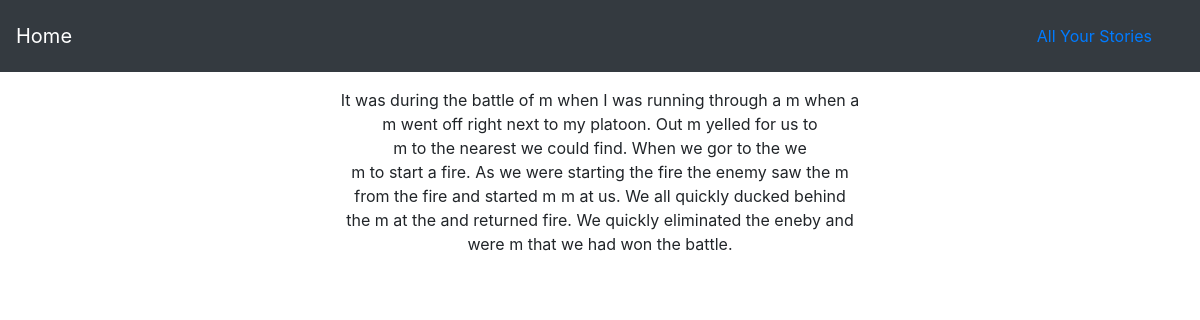
Screenshot of /story_war/7 with the database file from the repository.
### story_time/models.py (models this page shows)
class StoryWar(models.Model):
    story_name = models.CharField(max_length=200)
    noun1 = models.CharField(max_length=200)
    noun2 = models.CharField(max_length=200)
    noun3 = models.CharField(max_length=200)
    occupation = models.CharField(max_length=200)
    verb = models.CharField(max_length=200)
    place = models.CharField(max_length=200)
    verb2 = models.CharField(max_length=200)
    noun4 = models.CharField(max_length=200)
    verb3 = models.CharField(max_length=200)
    noun5 = models.CharField(max_length=200)
    noun6 = models.CharField(max_length=200)
    emotion = models.CharField(max_length=200)

### story_time/views.py (the view)
# urls.py: path('story_war/<int:item_id>', views.story_war, name='story_war'),
def story_war(request, item_id):
    item = StoryWar.objects.get(pk=item_id)
    context = {'item': item}
    return render(request, 'story_time/story_war.html', context)

### story_time/templates/story_time/story_war.html
{% extends 'story_time/base.html' %}
{% block body %}
<div class="container mt-3">
  <p class="text-center">It was during the battle of {{ item.noun1 }} when I was running through a {{ item.noun2 }}
    when a<br>
    {{ item.noun3 }} went off right next to my platoon. Out {{ item.occupation }} yelled for us to<br>
    {{ item.verb }} to the nearest {{ item.place }} we could find. When we gor to the {{ item.place }} we <br>
    {{ item.verb2 }} to start a fire. As we were starting the fire the enemy saw the {{ item.noun4 }}<br>
    from the fire and started {{ item.verb3 }} {{ item.noun5 }} at us. We all quickly ducked behind<br>
    the {{ item.noun6 }} at the {{ item.place }} and returned fire. We quickly eliminated the eneby and<br>
    were {{ item.emotion }} that we had won the battle.
  </p>
</div>
{% endblock %}

### rows the page displays
StoryWar: noun1 "m", noun2 "m", noun3 "m", occupation "m", verb "m", verb2 "m", noun4 "m", verb3 "m", noun5 "m", noun6 "m", emotion "m"
